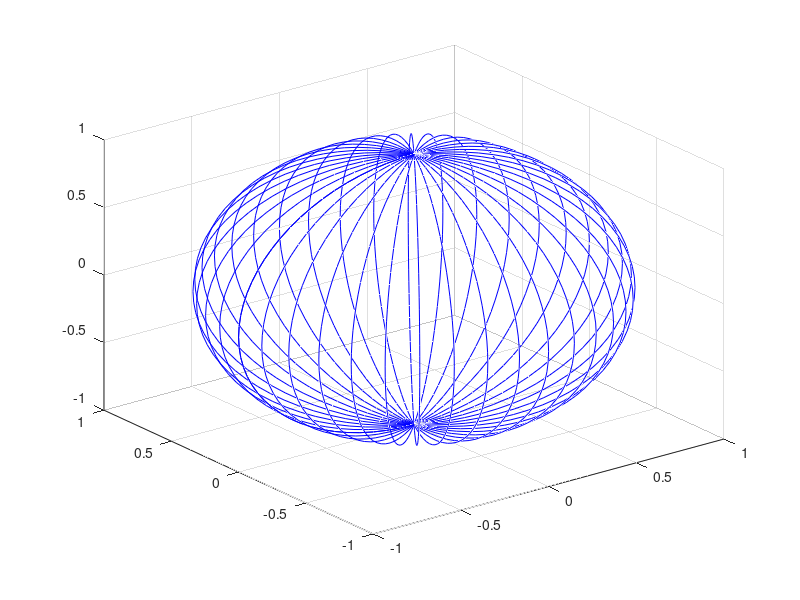

This chart was generated by the following MATLAB code:
n = 100;
t1 = pi*(-n:5:n)/n;
t2 = (pi/2)*(-n:5:n)'/n;
X = cos(t2)*cos(t1);
Y = cos(t2)*sin(t1);
E = ones(size(t1));
Z = sin(t2)*E;
plot3(X, Y, Z, 'b'), grid on
